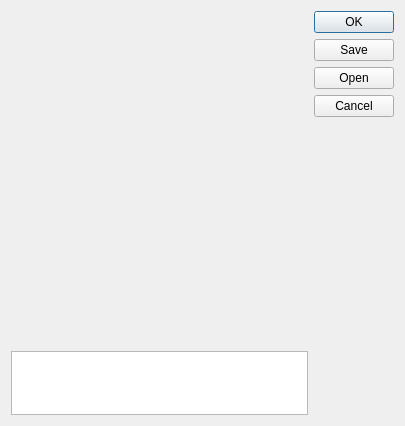
<?xml version="1.0" encoding="UTF-8"?>
<ui version="4.0">
 <class>runDialog</class>
 <widget class="QDialog" name="runDialog">
  <property name="geometry">
   <rect>
    <x>0</x>
    <y>0</y>
    <width>405</width>
    <height>426</height>
   </rect>
  </property>
  <property name="windowTitle">
   <string>Run SAGA module </string>
  </property>
  <property name="windowIcon">
   <iconset>
    <normaloff>:/sagamodules/saga.png</normaloff>:/sagamodules/saga.png</iconset>
  </property>
  <layout class="QGridLayout" name="gridLayout">
   <item row="0" column="0">
    <layout class="QFormLayout" name="form"/>
   </item>
   <item row="0" column="1">
    <widget class="QDialogButtonBox" name="buttons">
     <property name="orientation">
      <enum>Qt::Vertical</enum>
     </property>
     <property name="standardButtons">
      <set>QDialogButtonBox::Cancel|QDialogButtonBox::Ok|QDialogButtonBox::Open|QDialogButtonBox::Save</set>
     </property>
    </widget>
   </item>
   <item row="1" column="0">
    <widget class="QTextBrowser" name="text">
     <property name="sizePolicy">
      <sizepolicy hsizetype="Expanding" vsizetype="Fixed">
       <horstretch>0</horstretch>
       <verstretch>0</verstretch>
      </sizepolicy>
     </property>
     <property name="maximumSize">
      <size>
       <width>16777215</width>
       <height>64</height>
      </size>
     </property>
    </widget>
   </item>
   <item row="1" column="1">
    <widget class="QLabel" name="logo">
     <property name="pixmap">
      <pixmap>:/sagamodules/saga.png</pixmap>
     </property>
     <property name="alignment">
      <set>Qt::AlignCenter</set>
     </property>
    </widget>
   </item>
  </layout>
 </widget>
 <resources/>
 <connections/>
</ui>
